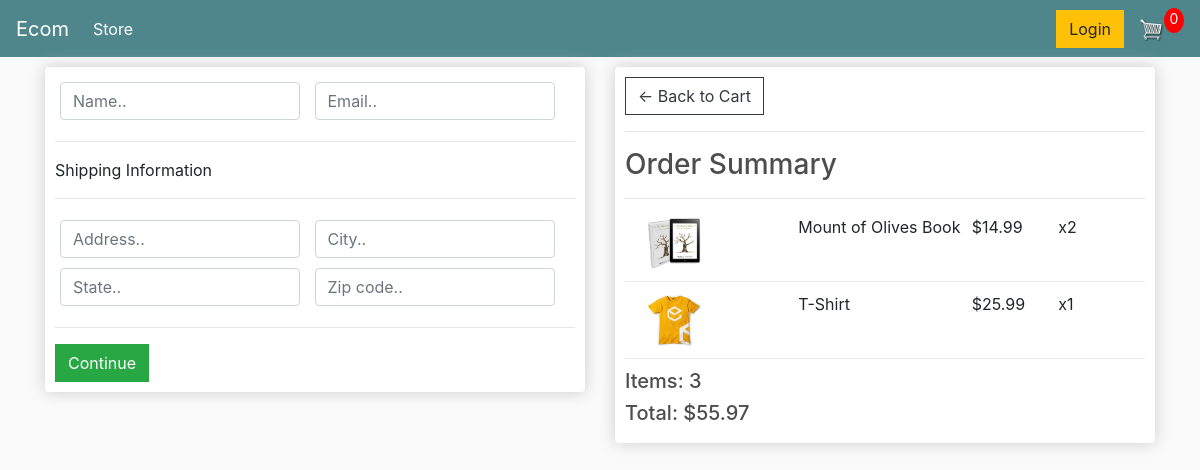
/checkout/ (signed in), run on an earlier commit of the app's database.
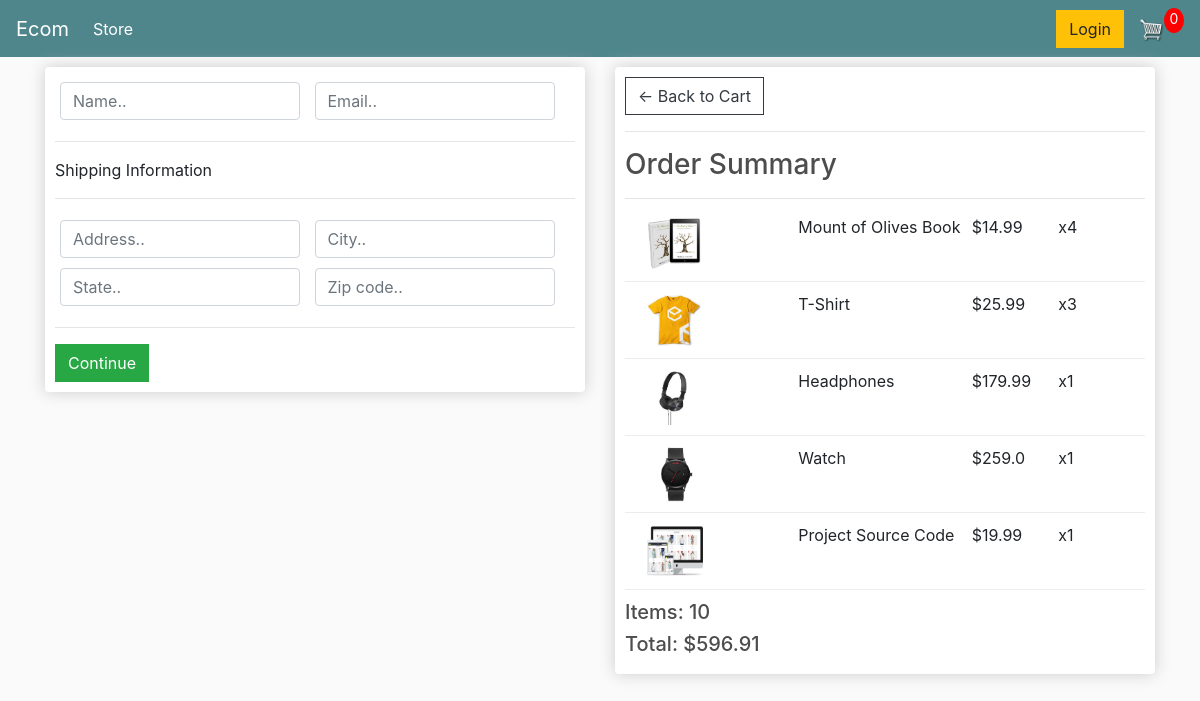
And on a later commit of the database.
### store/models.py (models this page shows, shortened)
class OrderItem(models.Model):
    product = models.ForeignKey(Product, on_delete=models.SET_NULL, null=True)
    order = models.ForeignKey(Order, on_delete=models.SET_NULL, null=True)
    quantity = models.IntegerField(default=0, null=True, blank=True)
    date_added = models.DateTimeField(auto_now_add=True)
    @property
    def get_total(self):
        total = self.product.price * self.quantity
        return total

class Product(models.Model):
    name = models.CharField(max_length=200)
    price = models.FloatField()
    digital = models.BooleanField(default=False, null=True, blank=True)
    image = models.ImageField(null=True, blank=True)
    @property
    def imageURL(self):
        try:
            url = self.image.url
        except:
            url = ''
        return url

class Order(models.Model):
    customer = models.ForeignKey(Customer, on_delete=models.SET_NULL, null=True, blank=True)
    date_created = models.DateTimeField(auto_now_add=True)
    complete = models.BooleanField(default=False)
    transaction_id = models.CharField(max_length=100, null=True)
    @property
    def get_cart_total(self):
        orderitems = self.orderitem_set.all()
        total = sum([item.get_total for item in orderitems])
        return total
    @property
    def get_cart_items(self):
        orderitems = self.orderitem_set.all()
        total = sum([item.quantity for item in orderitems])
        return total

### store/views.py (the view)
# urls.py: path('checkout/', views.checkout, name='checkout'),
def checkout(request):
    if request.user.is_authenticated:
        customer = request.user.customer
        order, created = Order.objects.get_or_create(customer=customer, complete=False)
        items = order.orderitem_set.all()
    else:
        items = []
        order = {'get_cart_total':0, 'get_cart_items':0}
    context = {'items':items, 'order':order}
    return render(request, "checkout.html", context)

### templates/checkout.html (shortened to what this page needs)
{% extends 'main.html' %}
{% block content %}
<div class="row">
    <div class="col-lg-6">
        <div class="box-element" id="form-wrapper">
            <form id="form">
                <div id="user-info">
                    <div class="form-field">
                        <input required class="form-control" type="text" name="text" placeholder="Name..">
                    </div>
                    <div class="form-field">
                        <input required class="form-control" type="email" name="email" placeholder="Email..">
                    </div>
                </div>
                <div id="shipping-info">
                    <hr>
                    <p>Shipping Information</p>
                    <hr>
                    <div class="form-field">
                        <input class="form-control" type="text" name="address" placeholder="Address..">
                    </div>
                    <div class="form-field">
                        <input class="form-control" type="text" name="city" placeholder="City..">
                    </div>
                    <div class="form-field">
                        <input class="form-control" type="text" name="state" placeholder="State..">
                    </div>
                    <div class="form-field">
                        <input class="form-control" type="text" name="zipcode" placeholder="Zip code..">
                    </div>
                </div>
                <hr>
                <input id="form-button" class="btn btn-success btn-black" type="submit" value="Continue">
            </form>
        </div>
        <br>
    </div>
    <div class="col-lg-6">
        <div class="box-element">
            <a class="btn btn-outline-dark" href="/cart">&#x2190; Back to Cart</a>
            <hr>
            <h3>Order Summary</h3>
            <hr>
            {% for item in items %}
            <div class="cart-row">
                <div style="flex:2"><img class="row-image" src="{{item.product.imageURL}}" alt=""></div>
                <div style="flex:2"><p>{{item.product.name}}</p></div>
                <div style="flex:1"><p>${{item.product.price}}</p></div>
                <div style="flex:1"><p>x{{item.quantity}}</p></div>
            </div>
            {% endfor %}
            <h5>Items: {{order.get_cart_items}}</h5>
            <h5>Total: ${{order.get_cart_total|floatformat:2}}</h5>
        </div>
    </div>
</div>
{% endblock content %}

What changed in the data, as far as the page shows it:
changed OrderItem "Mount of Olives Book": quantity "2" → "4"
changed OrderItem "T-Shirt": quantity "1" → "3"
added OrderItem: product.imageURL (picture), product.name "Headphones", product.price "179.99", quantity "1"
added OrderItem: product.imageURL (picture), product.name "Watch", product.price "259.0", quantity "1"
added OrderItem: product.imageURL (picture), product.name "Project Source Code", product.price "19.99", quantity "1"
changed through a linked row, Order: get_cart_items "3" → "10"; get_cart_total "55.97" → "596.91"
